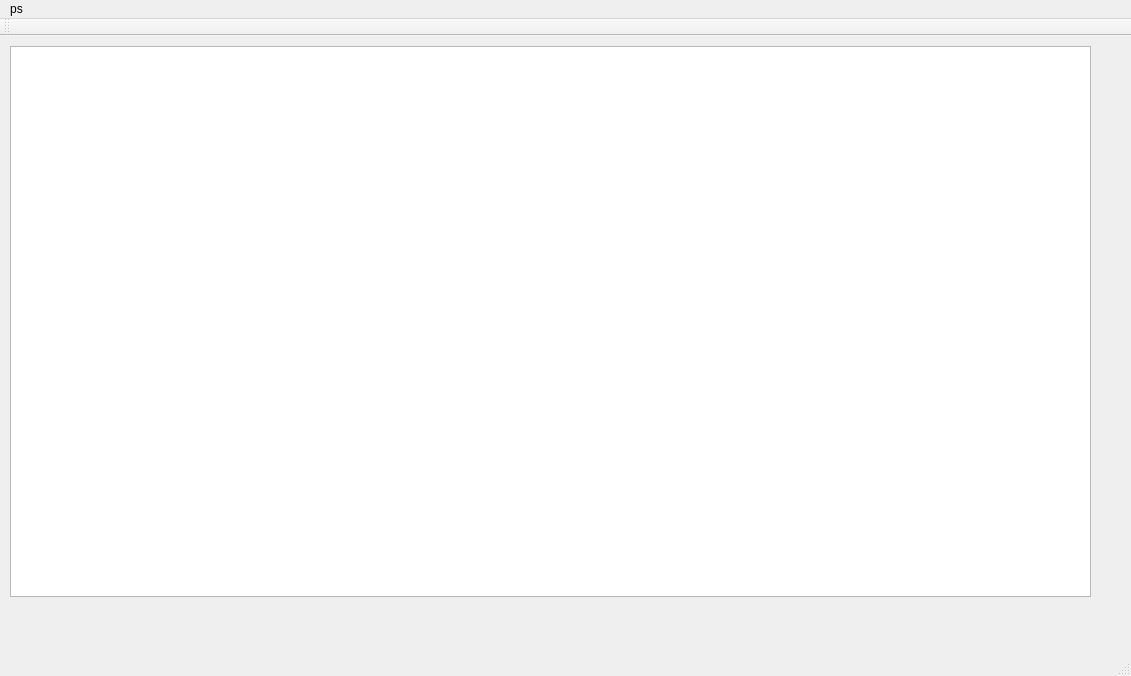
<?xml version="1.0" encoding="UTF-8"?>
<ui version="4.0">
 <class>MainWindow</class>
 <widget class="QMainWindow" name="MainWindow">
  <property name="geometry">
   <rect>
    <x>0</x>
    <y>0</y>
    <width>1131</width>
    <height>676</height>
   </rect>
  </property>
  <property name="windowTitle">
   <string>MainWindow</string>
  </property>
  <widget class="QWidget" name="centralWidget">
   <widget class="QTableView" name="processes">
    <property name="geometry">
     <rect>
      <x>10</x>
      <y>10</y>
      <width>1081</width>
      <height>551</height>
     </rect>
    </property>
   </widget>
  </widget>
  <widget class="QMenuBar" name="menuBar">
   <property name="geometry">
    <rect>
     <x>0</x>
     <y>0</y>
     <width>1131</width>
     <height>27</height>
    </rect>
   </property>
   <widget class="QMenu" name="menuSomething">
    <property name="title">
     <string>ps</string>
    </property>
   </widget>
   <addaction name="menuSomething"/>
  </widget>
  <widget class="QToolBar" name="mainToolBar">
   <attribute name="toolBarArea">
    <enum>TopToolBarArea</enum>
   </attribute>
   <attribute name="toolBarBreak">
    <bool>false</bool>
   </attribute>
  </widget>
  <widget class="QStatusBar" name="statusBar"/>
  <action name="actionSomething">
   <property name="text">
    <string>something</string>
   </property>
   <property name="shortcut">
    <string>Ctrl+G</string>
   </property>
  </action>
  <action name="actionGetProcesses">
   <property name="text">
    <string>getProcesses</string>
   </property>
  </action>
  <action name="timerHit">
   <property name="text">
    <string>timerHit</string>
   </property>
  </action>
 </widget>
 <layoutdefault spacing="6" margin="11"/>
 <resources/>
 <connections/>
</ui>
